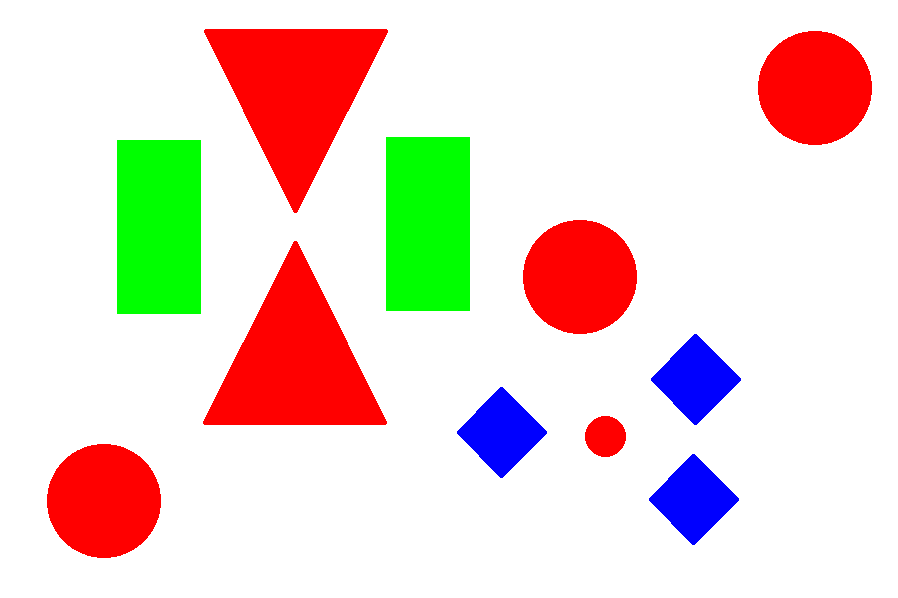
#> input picture Tasks/PyInstaller/all_test_images/test_image_1.png, 898 x 598 px
$ python task_1a.py
#> lines starting #> are read from the running program, lines starting #| are printed output that depends on the picture; after the words box and inside, x2 and y2 are one past the last pixel; in counts of white or black regions, pixels touching at a corner belong together
'''
*****************************************************************************************
*
*        		===============================================
*           		Berryminator (BM) Theme (eYRC 2021-22)
*        		===============================================
*
*  This script is to implement Task 1A of Berryminator(BM) Theme (eYRC 2021-22).
*
*  This software is made available on an "AS IS WHERE IS BASIS".
*  Licensee/end user indemnifies and will keep e-Yantra indemnified from
*  any and all claim(s) that emanate from the use of the Software or
*  breach of the terms of this agreement.
*
*****************************************************************************************
'''

# Team ID:			[ Team-ID ]
# Author List:		[ Names of team members worked on this file separated by Comma: Name1, Name2, ... ]
# Filename:			task_1a.py
# Functions:		scan_image
# 					[ Comma separated list of functions in this file ]


####################### IMPORT MODULES #######################
## You are not allowed to make any changes in this section. ##
## You have to implement this task with the three available ##
## modules for this task (numpy, opencv, os)                ##
##############################################################
import cv2
import numpy as np
import os
##############################################################

################# ADD UTILITY FUNCTIONS HERE #################
#length of sides of 4 sided polygon
def quad(a,b):
	dist = ( (((a[0]-b[0])**2)+((a[1]-b[1])**2))**0.5 )
	return (round(dist))

#slope of sides of 4 sided polygon
def slope(a,b):
	if((b[0]-a[0])==0):
		slope='not defined'
		angle = 90
	else:
		slope=((b[1]-a[1])/(b[0]-a[0]))
		angle = (np.arctan(slope)*180)/np.pi
	return(round(angle))


##############################################################

def detect_shapes(img):

	"""
	Purpose:
	---
	This function takes the image as an argument and returns a nested list
	containing details of colored (non-white) shapes in that image

	Input Arguments:
	---
	`img` :	[ numpy array ]
			numpy array of image returned by cv2 library

	Returns:
	---
	`detected_shapes` : [ list ]
			nested list containing details of colored (non-white)
			shapes present in image

	Example call:
	---
	shapes = detect_shapes(img)
	"""
	detected_shapes = []

	##############	ADD YOUR CODE HERE	##############

	hsv = cv2.cvtColor(img, cv2.COLOR_BGR2HSV)
	gray = cv2.cvtColor(img, cv2.COLOR_BGR2GRAY)

	_,thresh = cv2.threshold(gray,220,255,cv2.THRESH_BINARY)
	contours, hierarchy = cv2.findContours(thresh,cv2.RETR_TREE,cv2.CHAIN_APPROX_SIMPLE)
	contours = contours[1:]

	properties = []

	for cnt in contours:
#shape
		epsilon = 0.03*cv2.arcLength(cnt,True)
		approx = cv2.approxPolyDP(cnt,epsilon,True)

		if len(approx)==3:
			shape = 'Triangle'

		elif len(approx)==4:
			a=quad(approx[0][0],approx[1][0])
			b=quad(approx[1][0],approx[2][0])
			c=quad(approx[2][0],approx[3][0])
			d=quad(approx[3][0],approx[0][0])

			e=slope(approx[0][0],approx[1][0])
			f=slope(approx[1][0],approx[2][0])
			g=slope(approx[3][0],approx[2][0])
			h=slope(approx[0][0],approx[3][0])

			if (int(e) in range(int(g)-2,int(g)+3)) and (int(f) in range(int(h)-2,int(h)+3)):
				if (int(a) in range(int(b)-2,int(b)+3)) and (int(b) in range(int(c)-2,int(c)+3)) and (int(c) in range(int(d)-2,int(d)+3)):
					shape = 'Square'
				elif (int(a) in range(int(c)-2,int(c)+3)) and (int(b) in range(int(d)-2,int(d)+3)) and (int(a) != int(b)):
					shape = 'Rectangle'


		elif len(approx)==5:
			shape = 'Pentagon'

		else:
			shape = 'Circle'

#colour
		M = cv2.moments(cnt)
		cX = int(M["m10"] / M["m00"])
		cY = int(M["m01"] / M["m00"])

		px=img[cY,cX]
		colr = np.uint8([[px]])

		hsv_colr = cv2.cvtColor(colr,cv2.COLOR_BGR2HSV)
		h_value=hsv_colr[0][0][0]

		if (h_value>=110 and h_value<=130):
			colour = 'Blue'
		elif (h_value>=50 and h_value<=70):
			colour = 'Green'
		elif ((h_value>=0 and h_value<=10) or (h_value>=170 and h_value<=179) ):
			colour = 'Red'
		elif (h_value>=10 and h_value<=25):
			colour = 'Orange'
		else:
			colour = 'None'

		shape_properties = [colour, shape, (cX, cY)]

# [6 lines of commented-out code are left out]
		detected_shapes.append(shape_properties)


	##################################################

	return detected_shapes

def get_labeled_image(img, detected_shapes):
	######### YOU ARE NOT ALLOWED TO MAKE CHANGES TO THIS FUNCTION #########
	"""
	Purpose:
	---
	This function takes the image and the detected shapes list as an argument
	and returns a labelled image

	Input Arguments:
	---
	`img` :	[ numpy array ]
			numpy array of image returned by cv2 library

	`detected_shapes` : [ list ]
			nested list containing details of colored (non-white)
			shapes present in image

	Returns:
	---
	`img` :	[ numpy array ]
			labelled image

	Example call:
	---
	img = get_labeled_image(img, detected_shapes)
	"""
	######### YOU ARE NOT ALLOWED TO MAKE CHANGES TO THIS FUNCTION #########

	for detected in detected_shapes:
		colour = detected[0]
		shape = detected[1]
		coordinates = detected[2]
		cv2.putText(img, str((colour, shape)),coordinates, cv2.FONT_HERSHEY_SIMPLEX, 0.5, (0,0,0), 2)
	return img

if __name__ == '__main__':

	# path directory of images in 'test_images' folder
	img_dir_path = 'all_test_images/'

	# path to 'test_image_1.png' image file
	file_num = 1
	img_file_path = img_dir_path + 'test_image_' + str(file_num) + '.png'

	# read image using opencv
	img = cv2.imread(img_file_path)
#> img is the input picture: shape (598, 898, 3); mean B, G, R 209.4, 217.2, 235

	print('\n============================================')
	print('\nFor test_image_' + str(file_num) + '.png')

	# detect shape properties from image
	detected_shapes = detect_shapes(img)
#> in detect_shapes, `gray = cv2.cvtColor(img, cv2.COLOR_BGR2GRAY)`:
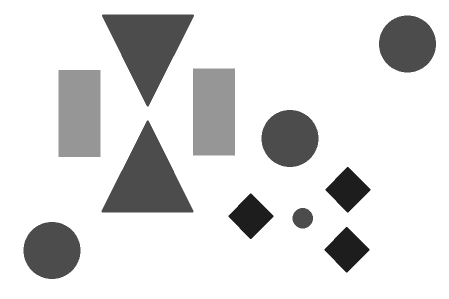
#> gray: shape (598, 898) (shown at 1/2 size); min 29, max 255, mean 221.6
#> in detect_shapes, `_,thresh = cv2.threshold(gray,220,255,cv2.THRESH_BINARY)`:
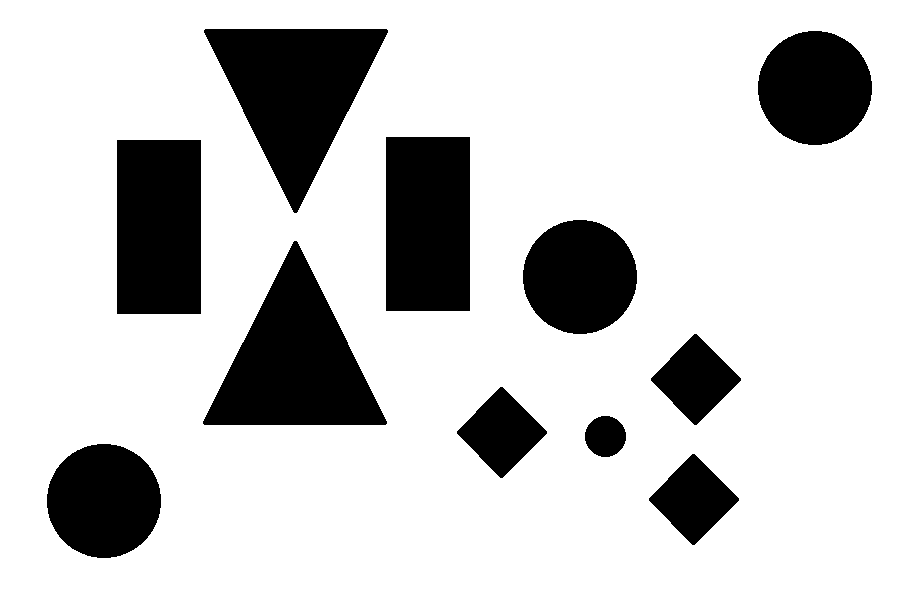
#> thresh: shape (598, 898); 79.7% white; 11 black regions
#> in detect_shapes, `contours, hierarchy = cv2.findContours(thresh,cv2.RETR_TREE,cv2.CHAIN_..`: contours = 12 contours; largest, box (x1, y1, x2, y2) and area: (0, 0, 898, 598) 535509, (202, 240, 388, 426) 17750, (203, 28, 389, 214) 17750, (116, 139, 202, 315) 14873, (385, 136, 471, 312) 14873
#> in detect_shapes, `contours = contours[1:]`: contours = 11 contours; largest, box (x1, y1, x2, y2) and area: (202, 240, 388, 426) 17750, (203, 28, 389, 214) 17750, (116, 139, 202, 315) 14873, (385, 136, 471, 312) 14873, (46, 443, 162, 559) 10359
#> the loop in detect_shapes, `for cnt in contours:` made 11 passes
#> (epsilon, approx, a, b, c, d) on passes 1, 4, 5, 8, 9: (7.85, [[692, 453], [739, 498], [694, 545], [648, 500]], 65, 65, 64, 64), (7.85, [[500, 386], [547, 431], [502, 478], [456, 433]], 65, 65, 64, 64), (7.85, [[694, 333], [741, 378], [696, 425], [650, 380]], 65, 65, 64, 64), (15.53, [[117, 139], [201, 140], [200, 314], [116, 313]], 84, 174, 84, 174), (15.53, [[386, 136], [470, 137], [469, 311], [385, 310]], 84, 174, 84, 174)
#> after the loop in detect_shapes, `for cnt in contours:`: detected_shapes = 11 items
#> detected_shapes = 11 items
	print(detected_shapes)
#> (printed output is left out)

	# display image with labeled shapes
	img = get_labeled_image(img, detected_shapes)
#> the loop in get_labeled_image, `for detected in detected_shapes:` made 11 passes
#> (colour, shape, coordinates) on passes 1 to 8: ('Blue', 'Square', (693, 498)), ('Red', 'Circle', (103, 500)), ('Red', 'Circle', (605, 436)), ('Blue', 'Square', (501, 431)), ('Blue', 'Square', (695, 378)), ('Red', 'Triangle', (294, 362)), ('Red', 'Circle', (579, 276)), ('Green', 'Rectangle', (158, 226))
#> after the loop in get_labeled_image, `for detected in detected_shapes:`:
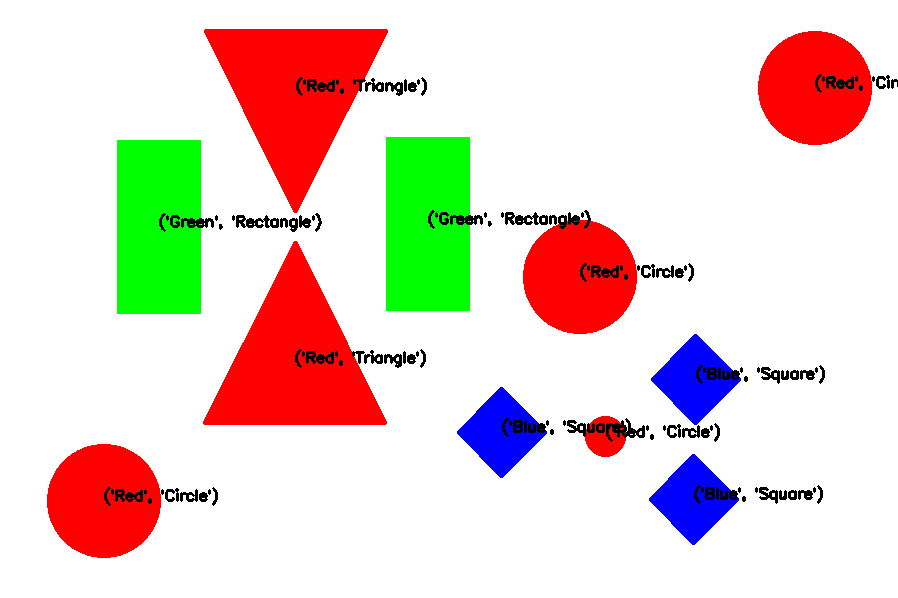
#> img: shape (598, 898, 3); 1.7% of pixels changed, all inside (x1, y1, x2, y2) = (104, 74, 898, 506)
	cv2.imshow("labeled_image", img)
	cv2.waitKey(2000)
	cv2.destroyAllWindows()

	choice = input('\nDo you want to run your script on all test images ? => "y" or "n": ')
#> the answer given: all_test_images/test_image_1.png

	if choice == 'y':

		for file_num in range(1, 15):

			# path to test image file
			img_file_path = img_dir_path + 'test_image_' + str(file_num) + '.png'

			# read image using opencv
			img = cv2.imread(img_file_path)

			print('\n============================================')
			print('\nFor test_image_' + str(file_num) + '.png')

			# detect shape properties from image
			detected_shapes = detect_shapes(img)
			print(detected_shapes)

			# display image with labeled shapes
			img = get_labeled_image(img, detected_shapes)
			cv2.imshow("labeled_image", img)
			cv2.waitKey(2000)
			cv2.destroyAllWindows()

$ run again, with Tasks/PyInstaller/all_test_images/test_image_12.png copied over Tasks/PyInstaller/all_test_images/test_image_1.png
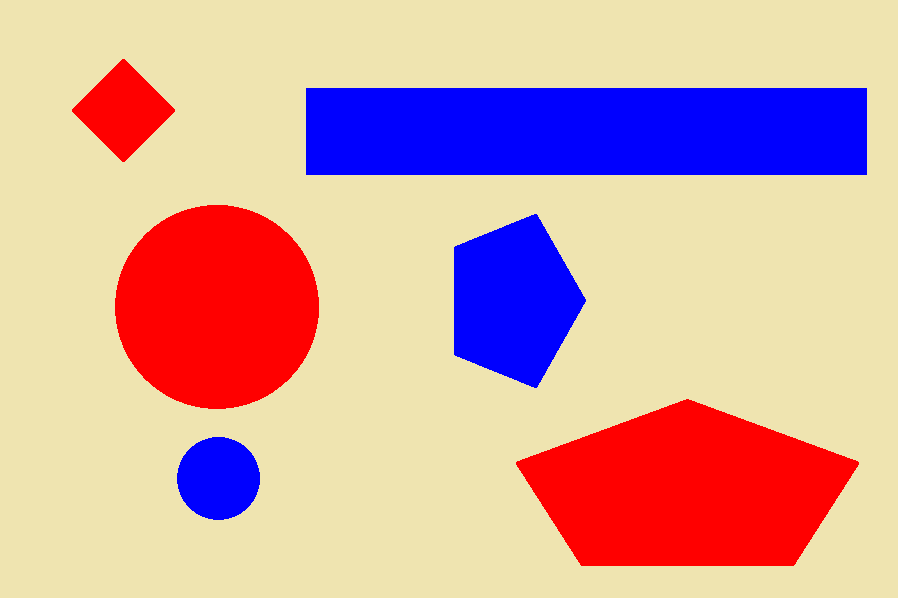
#> input picture Tasks/PyInstaller/all_test_images/test_image_12.png, 898 x 598 px
#> img is the input picture: shape (598, 898, 3); mean B, G, R 160.7, 165, 210.1
#> hsv: shape (598, 898, 3); mean H, S, V 33.8, 118.9, 243.4
#> in detect_shapes, `_,thresh = cv2.threshold(gray,220,255,cv2.THRESH_BINARY)`:
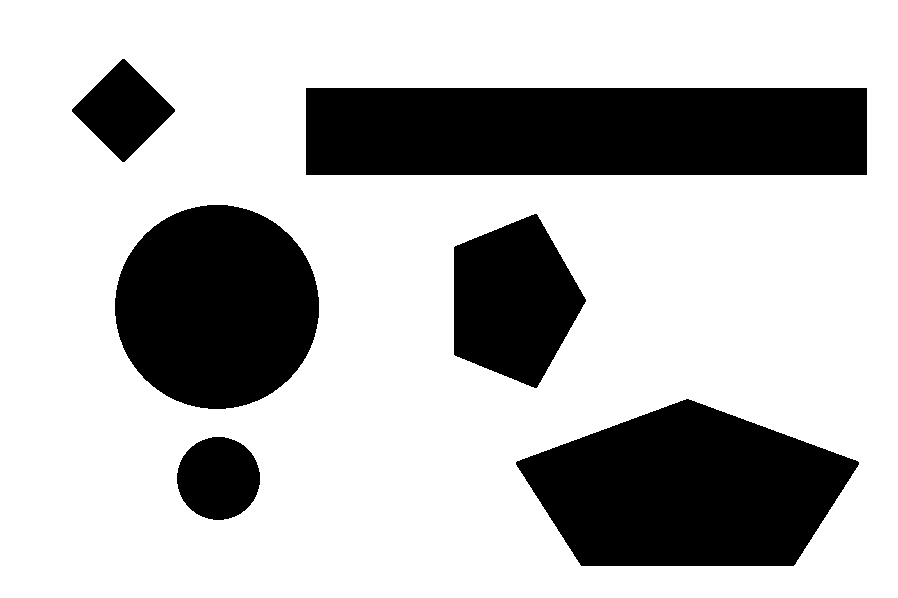
#> thresh: shape (598, 898); 72.4% white; 6 black regions
#> in detect_shapes, `contours, hierarchy = cv2.findContours(thresh,cv2.RETR_TREE,cv2.CHAIN_..`: contours = 7 contours; box (x1, y1, x2, y2) and area: (0, 0, 898, 598) 535509, (305, 87, 868, 176) 49454, (515, 398, 860, 567) 40288, (114, 204, 320, 410) 32949, (453, 213, 587, 389) 16287, (71, 58, 176, 163) 5614, (176, 436, 261, 521) 5508
#> in detect_shapes, `contours = contours[1:]`: contours = 6 contours; box (x1, y1, x2, y2) and area: (305, 87, 868, 176) 49454, (515, 398, 860, 567) 40288, (114, 204, 320, 410) 32949, (453, 213, 587, 389) 16287, (71, 58, 176, 163) 5614, (176, 436, 261, 521) 5508
#> the loop in detect_shapes, `for cnt in contours:` made 6 passes
#> (epsilon, approx, a, b, c, d) on passes 5 to 6: (38.93, [[305, 88], [866, 87], [867, 174], [306, 175]], 561, 87, 561, 87), (8.89, [[122, 58], [175, 109], [124, 162], [71, 111]], 74, 74, 74, 74)
#> after the loop in detect_shapes, `for cnt in contours:`: detected_shapes = [['Blue', 'Circle', (218, 477)], ['Red', 'Pentagon', (687, 490)], ['Blue', 'Pentagon', (512, 300)], ['Red', 'Circle', (216, 306)], ['Blue', 'Rectangle', (586, 131)], ['Red', 'Square', (123, 110)]]
#| [['Blue', 'Circle', (218, 477)], ['Red', 'Pentagon', (687, 490)], ['Blue', 'Pentagon', (512, 300)], ['Red', 'Circle', (216, 306)], ['Blue', 'Rectangle', (586, 131)], ['Red', 'Square', (123, 110)]]
#> the loop in get_labeled_image, `for detected in detected_shapes:` made 6 passes
#> after the loop in get_labeled_image, `for detected in detected_shapes:`:
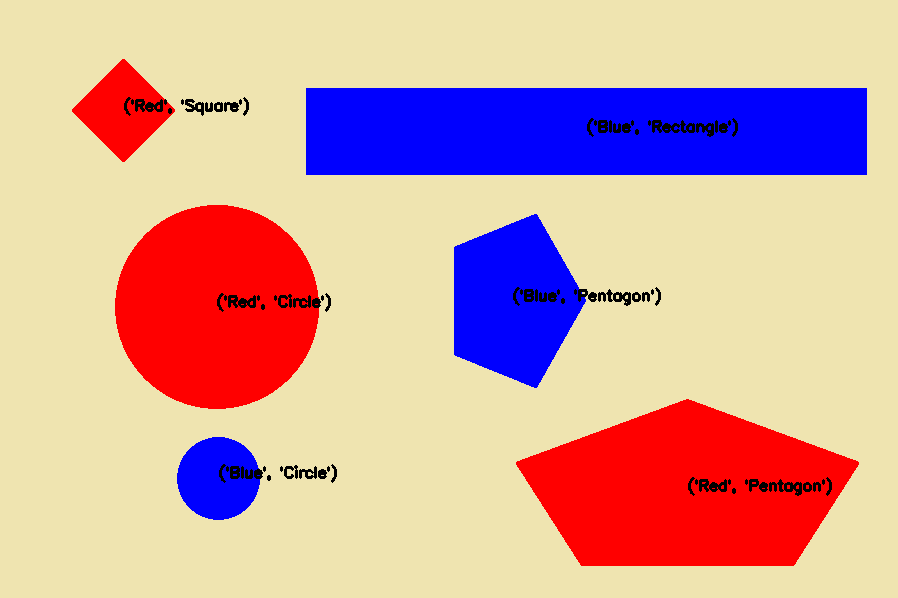
#> img: shape (598, 898, 3); 0.99% of pixels changed, all inside (x1, y1, x2, y2) = (124, 97, 832, 496)

$ run again, with Tasks/PyInstaller/all_test_images/test_image_13.png copied over Tasks/PyInstaller/all_test_images/test_image_1.png
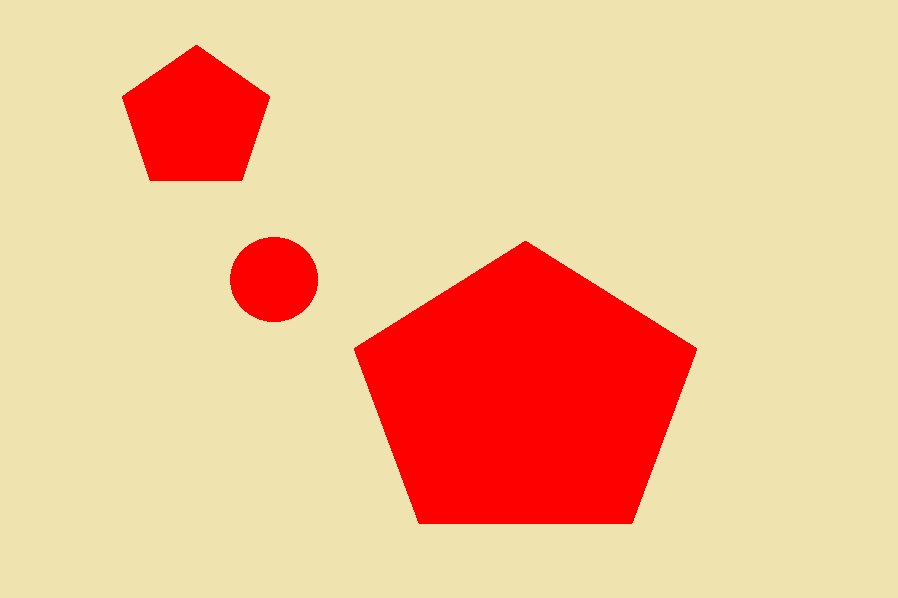
#> input picture Tasks/PyInstaller/all_test_images/test_image_13.png, 898 x 598 px
#> img is the input picture: shape (598, 898, 3); mean B, G, R 147.4, 190.9, 241.6
#> hsv: shape (598, 898, 3); mean H, S, V 20.9, 97.6, 241.6
#> in detect_shapes, `gray = cv2.cvtColor(img, cv2.COLOR_BGR2GRAY)`:
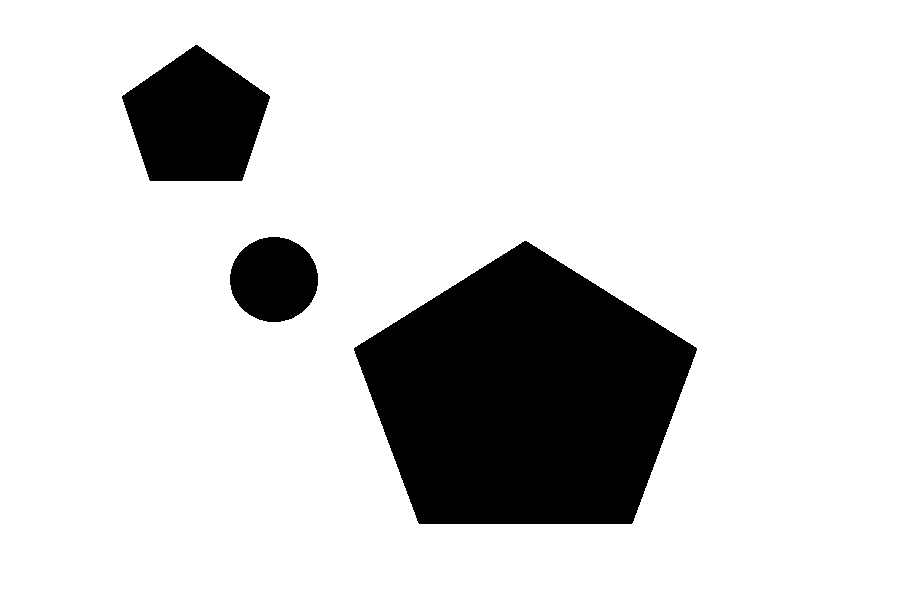
#> gray: shape (598, 898); values 76 (black) and 225 (white), 83.7% white; 3 black regions, box (x1, y1, x2, y2) and area: (354, 241, 697, 524) 67490, (122, 45, 270, 181) 14046, (230, 237, 318, 322) 5858
#> thresh: shape (598, 898); 83.7% white; 3 black regions
#> in detect_shapes, `contours, hierarchy = cv2.findContours(thresh,cv2.RETR_TREE,cv2.CHAIN_..`: contours = 4 contours; box (x1, y1, x2, y2) and area: (0, 0, 898, 598) 535509, (353, 240, 698, 525) 67943, (121, 44, 271, 182) 14250, (229, 236, 319, 323) 5980
#> in detect_shapes, `contours = contours[1:]`: contours = 3 contours; box (x1, y1, x2, y2) and area: (353, 240, 698, 525) 67943, (121, 44, 271, 182) 14250, (229, 236, 319, 323) 5980
#> the loop in detect_shapes, `for cnt in contours:` made 3 passes
#> (epsilon, shape, cX, cY) on passes 1 to 3: (31.56, 'Pentagon', 525, 396), (8.67, 'Circle', 273, 279), (14.31, 'Pentagon', 195, 119)
#> after the loop in detect_shapes, `for cnt in contours:`: detected_shapes = [['Red', 'Pentagon', (525, 396)], ['Red', 'Circle', (273, 279)], ['Red', 'Pentagon', (195, 119)]]
#| [['Red', 'Pentagon', (525, 396)], ['Red', 'Circle', (273, 279)], ['Red', 'Pentagon', (195, 119)]]
#> the loop in get_labeled_image, `for detected in detected_shapes:` made 3 passes
#> after the loop in get_labeled_image, `for detected in detected_shapes:`:
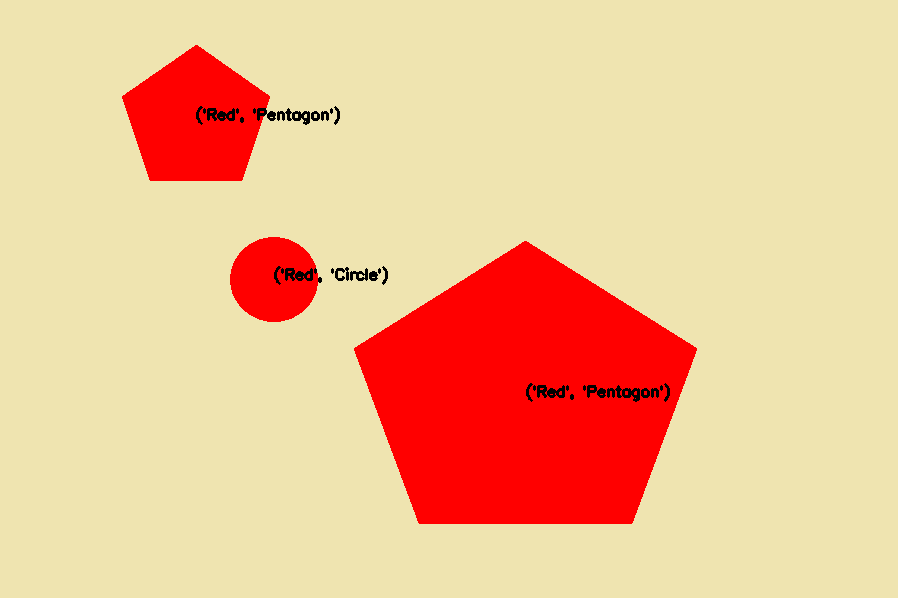
#> img: shape (598, 898, 3); 0.49% of pixels changed, all inside (x1, y1, x2, y2) = (196, 106, 670, 402)
